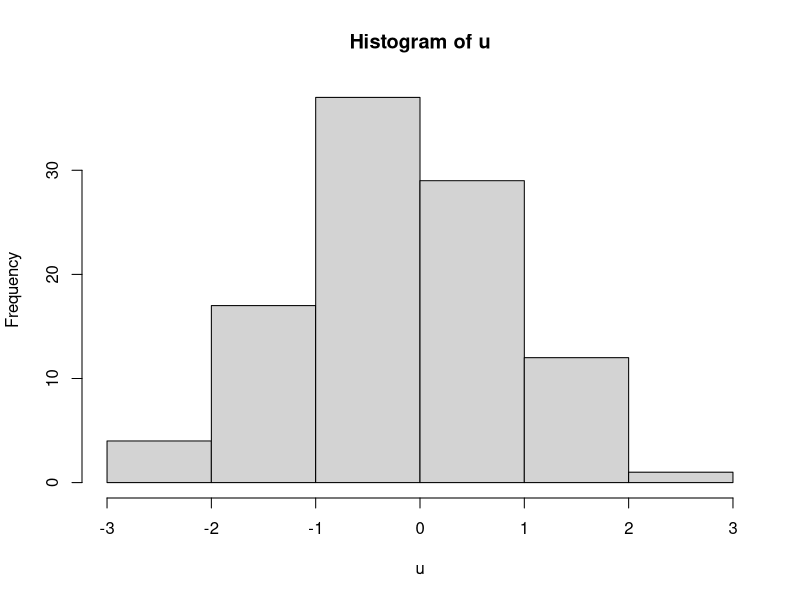
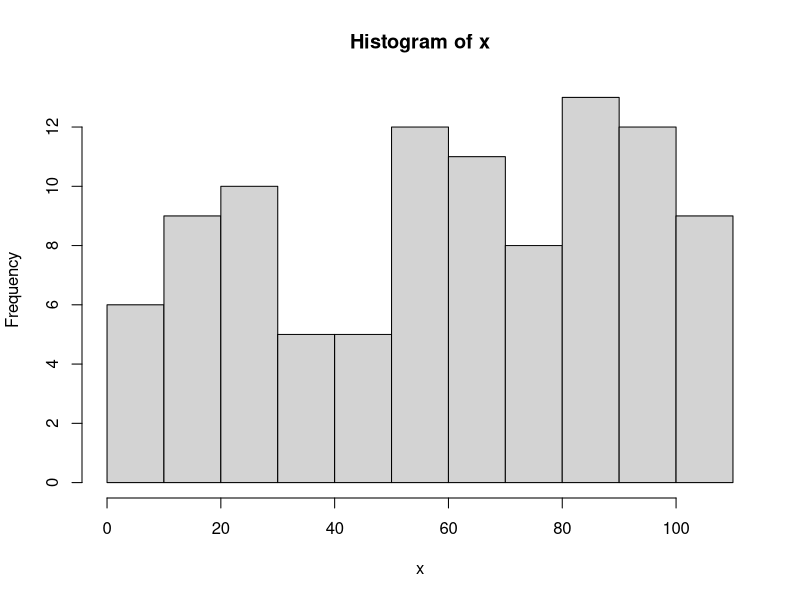
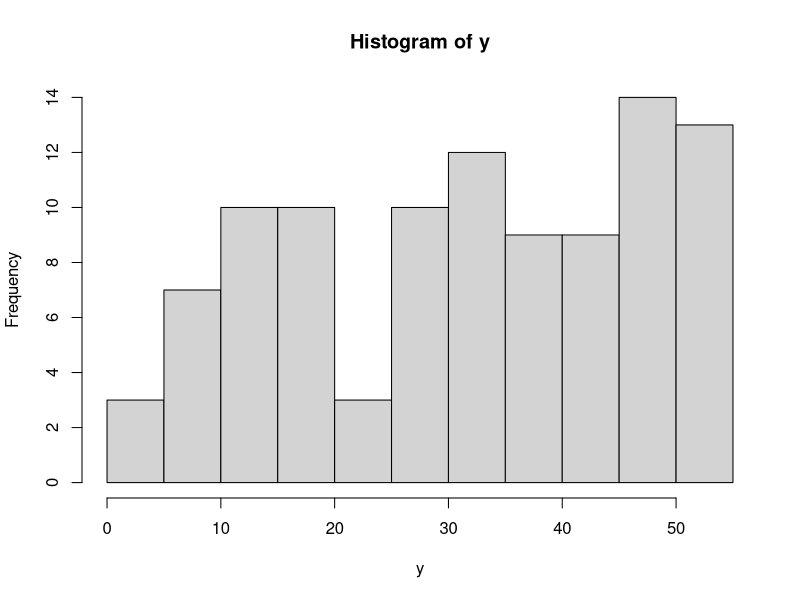
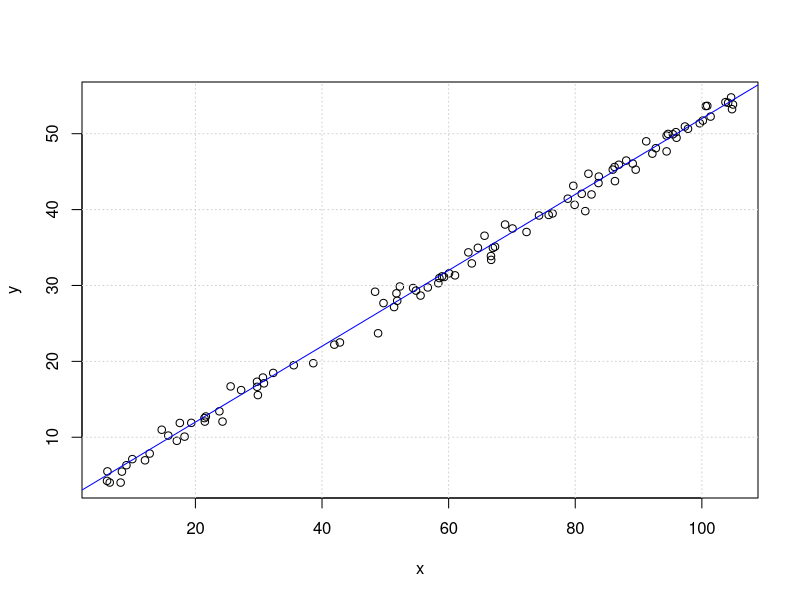
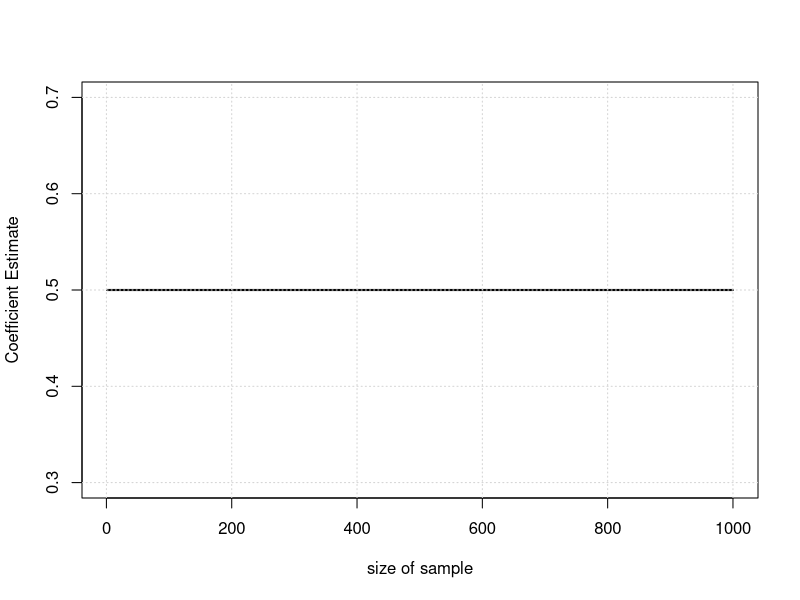
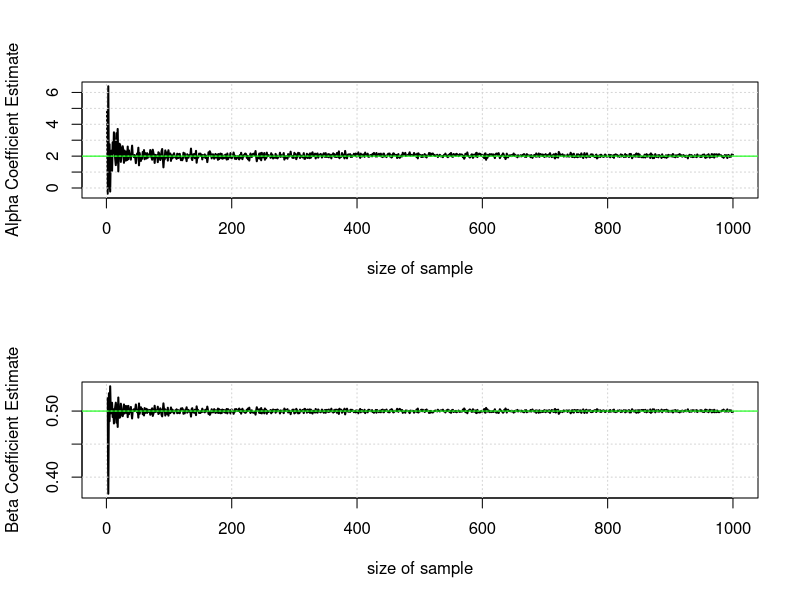
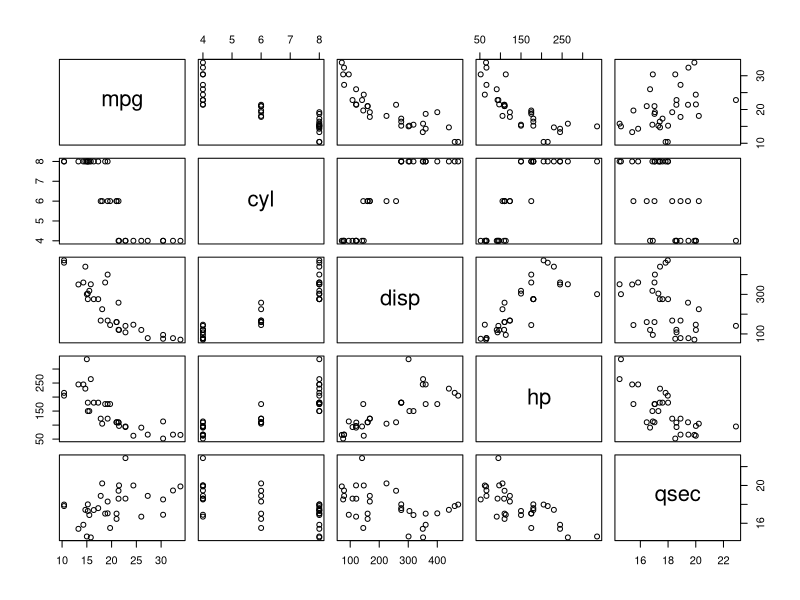
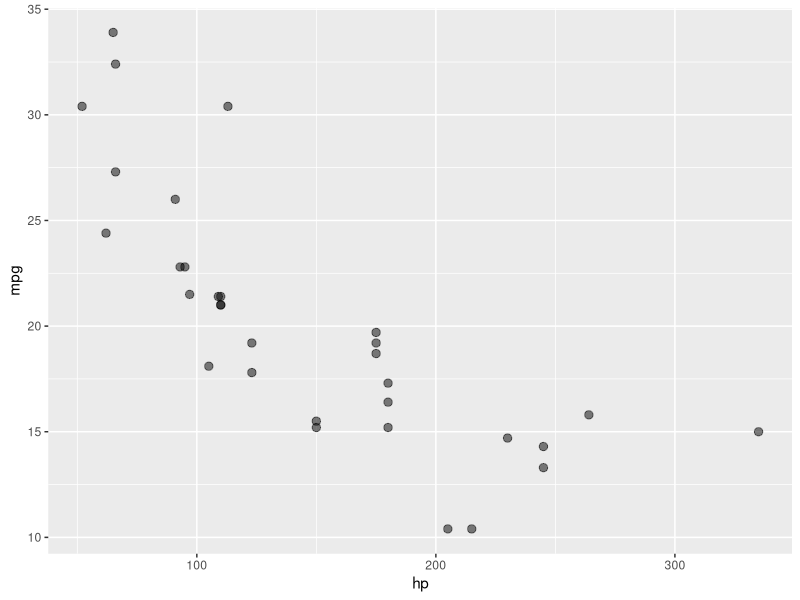

Source code (R) for these figures, in order:
# we introduce the linear regression and its principal issues:


# Simple Vs Multiple Linear Regression
# Goodness of Fit Metrics
# Residual Analysis
# Forecasting


# let's simmulate a variable relationship

set.seed(648315)

u<-1*rnorm(100)
hist(u)

x<-5+100*runif(100)
hist(x)

alpha<-2
beta<-0.5

y<-alpha+beta*x+u

hist(y)
summary(y)

plot(x,y);grid()
abline(a=alpha,b=beta,col='blue')

lm_simulated<-lm(y~x)
summary(lm_simulated)


### we create a function that varies the size of the sample and
# computes the regression

f_sample_sim<-function(n=100,sd_resid=1){
  
  set.seed(64815)
  u<-sd_resid*rnorm(n)
  
  x<-5+100*runif(n)

  alpha<-2
  beta<-0.5
  
  y<-alpha+beta*x+u
  
  lm_sim<-lm(y~x)
  
  return(lm_sim)
}

dev.off()
beta_vector<-c()
alpha_vector<-c()
levels_size<-1:1000
plot(levels_size,rep(0.5,length(levels_size)),type='l',xlab='size of sample',ylab='Coefficient Estimate',lwd=2); grid()
for(i in seq_along(levels_size)){
  # Sys.sleep(0.05)
  alpha_vector<-c(alpha_vector,f_sample_sim(levels_size[i],sd_resid = 1)$coef[1])
  beta_vector<-c(beta_vector,f_sample_sim(levels_size[i],sd_resid = 1)$coef[2])
  # points(i,beta_vector[i],col='red',pch=19,size=20,alpha=0.75)
}

par(mfrow=c(2,1))
plot(alpha_vector,type='l',xlab='size of sample',ylab='Alpha Coefficient Estimate',lwd=2); grid()
abline(a=2,b=0,col='green')
plot(beta_vector,type='l',xlab='size of sample',ylab='Beta Coefficient Estimate',lwd=2); grid()
abline(a=0.5,b=0,col='green')


# we'll make use of the mtcars dataset
library(data.table)
library(ggplot2)

data("mtcars")
raw_data<-data.table(model=rownames(mtcars),mtcars)

head(raw_data)
str(raw_data)


variables_to_factor<-c('vs','am','gear','carb')
raw_data[,eval(variables_to_factor):=lapply(.SD,as.factor),.SDcols=variables_to_factor]

str(raw_data)

summary(raw_data$disp)
summary(raw_data$carb)


pairs(raw_data[,.(mpg,cyl,disp,hp,qsec)])

# Lets try to explain mpg trough a single variable: hp

p<-ggplot(raw_data,aes(x=hp,y=mpg))+geom_point(size=2.5,alpha=0.5)
print(p)
p<-p+ylim(0,50)+xlim(0,400)
p+geom_smooth(method='lm')

# we build our first simple model
simple_model_1<-lm(mpg~hp, data=raw_data)

summary(simple_model_1)


objects(simple_model_1)

simple_model_1$coeff[1]  # the intercept of the model
simple_model_1$coeff[2]  # the slope of the model

# better call it by its variable name
simple_model_1$coeff['hp']

print(paste0('the variation in mpg per incremental hp is ', round(simple_model_1$coeff['hp'],2)))

# the slope represents exactly the blue line of fit

# mathemtically the intercept of the regression captures the level of y
# when x is zero. In this case though, it makes no sense thinking about an engine 
# with 0 horse power.

summary(simple_model_1)

# for every explanatory variable in the model we have the estimate value of the coefficient, 
# the estimated standard deviation of the coefficient, the t-value (coef/Std.Error) and the 
# P-value from the contrast of individual significance.

# The null hipothesis is coef(hp) = 0, with the alternative hipothesis being coef(hp)!=0
# If we set a level the significance to 5%, we reject the null hipothesis (so hp is "significant")
# In this case we can reject the hipothesis of insignificance for hp even al a 1% (99% of confidence)

# create a 95% interval for the hp coefficient estimate
mean_coef<-coef(summary(simple_model_1))[, "Estimate"]['hp']
std_coef<-coef(summary(simple_model_1))[, "Std. Error"]['hp']
pivot_value<-qt(0.975,df=simple_model_1$df.residual)

CI_95<-c(mean_coef-pivot_value*std_coef,mean_coef+pivot_value*std_coef)
CI_95

# lets check it
confint(simple_model_1,parm = 'hp', level = 0.95)

# create a function that takes this simple model, and a level of significance (alpha)
# and returns the Confidence Interval estimation of hp coefficient.


# the fitness of a model represents the explained or predicted value of y from the x variables

fit_1<-simple_model_1$fitted

par(mar=c(8,3.5,3.5,1),mfrow=c(1,1))
plot(raw_data$mpg, type='o', xlab='',ylab='',xaxt='n',lwd=2,pch=19, main='Simple Model Fit'); grid()
axis(1,at=1:nrow(raw_data),labels = raw_data$model,las=2)
lines(simple_model_1$fitted,col='red',type='o',lwd=2,pch=19)

# The goodness of fit tell us how good our model is in explaining the variations in y 
# a very popular metric of gof is the R Squared, or coefficient of determination
# It represents the percentage of the total variability in y that is actually being explained by the x's in the model
# lies between 0 (no explanation power at all) and 1 (perfect explanation).

str(summary(simple_model_1))

summary(simple_model_1)[['r.squared']]

print(paste0('hp explains about ', 100*round(summary(simple_model_1)[['r.squared']],2),'%',' of total variability in mpg'))

# residual analysis

# good statistical modeling <==> deep residual analysis

# by contrstruction of the linear models, residuals mean is always zero. This means that the model is unbiased.
# a good model is the one with the minimun variability of residuals (minimun variance)

# lets analyze residuals

resids_simple_1<-simple_model_1$residuals

summary(resids_simple_1)

sd(resids_simple_1)

# plot 1
par(mfrow=c(2,2),mar=c(8,3.5,3.5,1))
plot(resids_simple_1, type='o', xlab='',ylab='',xaxt='n',lwd=2,pch=19, main='Simple Model Residuals'); grid()
axis(1,at=1:nrow(raw_data),labels = raw_data$model,las=2)

# plot 2 
hist(resids_simple_1)

# plot 3 
boxplot(resids_simple_1,main='boxplot'); grid()

# plot 4 
qqnorm(resids_simple_1); grid()

# pick another explanatory variable, say "disp", and generate another simple model
# replicate the analysis done: interpretation, CI and significance of the slope
# and residual analysis

# which variables explains better the mpg by itself?


# forecasting 

# to get predictions of y with new x values just have to:
new_values_hp<-data.frame(hp=c(50,100,150,200))
pred_simple_1<-predict(simple_model_1,newdata = new_values_hp)

par(mfrow=c(1,1))
plot(raw_data$hp,raw_data$mpg, pch=19); grid()
points(cbind(new_values_hp,pred_simple_1), pch=19, col='red')


# multiple regression

multi_model_1<-lm(mpg~., data=raw_data[,-'model',with=F])
summary(multi_model_1)

fit_2<-multi_model_1$fitted

par(mar=c(8,3.5,3.5,1),mfrow=c(1,1))
plot(raw_data$mpg, type='o', xlab='',ylab='',xaxt='n',lwd=2,pch=19, main='Multiple Model Fit'); grid()
axis(1,at=1:nrow(raw_data),labels = raw_data$model,las=2)
lines(multi_model_1$fitted,col='red',type='o',lwd=2,pch=19)
lines(simple_model_1$fitted,col='cornflowerblue',type='o',lwd=2,pch=19)

resids_multi_1<-multi_model_1$residuals

summary(resids_multi_1)
summary(resids_simple_1)

sd(resids_multi_1)
sd(resids_simple_1)


# plot 1
par(mfrow=c(2,2),mar=c(8,3.5,3.5,1))
plot(resids_multi_1, type='o', xlab='',ylab='',xaxt='n',lwd=2,pch=19, main='Simple Model Residuals'); grid()
axis(1,at=1:nrow(raw_data),labels = raw_data$model,las=2)

# plot 2 
hist(resids_multi_1)

# plot 3 
boxplot(resids_multi_1); grid()

# plot 4 
qqnorm(resids_multi_1)


shapiro.test(resids_multi_1)


